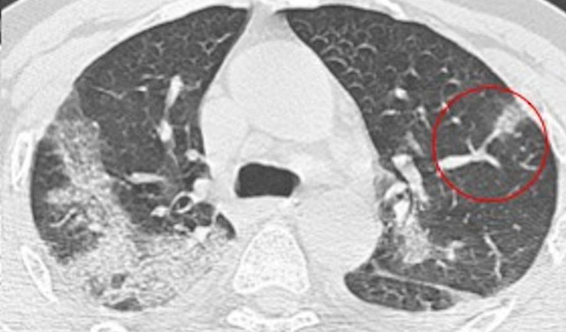
#> input picture COVID19_Lung_CT/CT_COVID/2019-novel-Coronavirus-severe-adult-respiratory-dist_2020_International-Jour-p3-89%1.png, 566 x 332 px; its folder holds only this picture in this run
$ jupyter execute --allow-errors classifier.ipynb
#> lines starting #> are read from the running program, lines starting #| are printed output that depends on the picture
## Importing Required Packages

[cell 1]
import os
import numpy as np
import cv2
import matplotlib.pyplot as plt
import pandas as pd
from sklearn.model_selection import train_test_split
from sklearn.svm import SVC
from sklearn.metrics import accuracy_score

## Setting up data extractor

[cell 2]
def get_files(path):
    file_list = []
    for path, directories, files in os.walk(path):
        file_list = files
        return file_list

## Extracting COVID-19 data, normalizing & then adding to dataframe

[cell 3]
c_path = "./COVID19_Lung_CT/CT_COVID"
c_files = get_files(c_path)
c_data = []

for img in c_files:
    img_raw = cv2.imread(f'{c_path}/{img}',0)
#> img_raw: shape (332, 566); min 55, max 255, mean 174.9
    img_norm = cv2.resize(img_raw,(20,20))
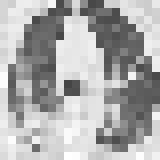
#> img_norm: shape (20, 20) (shown 8 times larger); min 69, max 255, mean 172.6
    img_flat = np.array(img_norm).flatten()
#> img_flat = 400 values, max 255 at index 388, min 69 at index 208, mean 172.6
    c_data.append([img_flat,1])

print(len(c_data))
#| 1

[cell 4]
#pd.set_option("max_rows", None)
df = pd.DataFrame(c_data, columns = ['img_data', 'label'])
#> df = table of 1 rows and 2 columns
df
#> Out = table of 1 rows and 2 columns

## Extracting Non COVID-19 data, normalizing & then adding to dataframe

[cell 5]
nc_path = "./COVID19_Lung_CT/CT_NonCOVID"
nc_files = get_files(nc_path)

$ run again, on COVID19_Lung_CT/CT_COVID/2020.02.10.20021584-p6-52%5.png
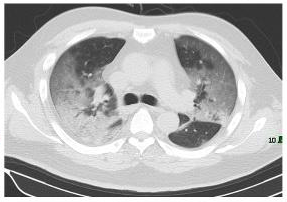
#> input picture COVID19_Lung_CT/CT_COVID/2020.02.10.20021584-p6-52%5.png, 287 x 202 px
#> `img_norm = cv2.resize(img_raw,(20,20))`:
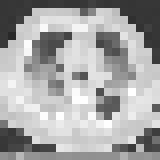
#> img_norm: shape (20, 20) (shown 8 times larger); min 41, max 255, mean 166.8
#> img_flat = 400 values, max 255 at index 236, min 41 at index 81, mean 166.8
#| 1
#> df = table of 1 rows and 2 columns

$ run again, on COVID19_Lung_CT/CT_COVID/2020.02.10.20021584-p6-52%6.png
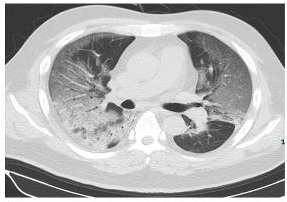
#> input picture COVID19_Lung_CT/CT_COVID/2020.02.10.20021584-p6-52%6.png, 287 x 202 px
#> `img_norm = cv2.resize(img_raw,(20,20))`:
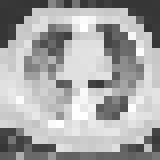
#> img_norm: shape (20, 20) (shown 8 times larger); min 52, max 255, mean 166.8
#> img_flat = 400 values, max 255 at index 70, min 52 at index 5, mean 166.8
#| 1
#> df = table of 1 rows and 2 columns

$ run again, on COVID19_Lung_CT/CT_COVID/2020.02.10.20021584-p6-52%7.png
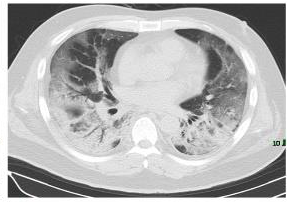
#> input picture COVID19_Lung_CT/CT_COVID/2020.02.10.20021584-p6-52%7.png, 287 x 202 px
#> `img_norm = cv2.resize(img_raw,(20,20))`:
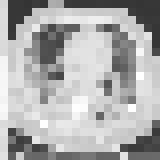
#> img_norm: shape (20, 20) (shown 8 times larger); min 52, max 255, mean 173.1
#> img_flat = 400 values, max 255 at index 197, min 52 at index 3, mean 173.1
#| 1
#> df = table of 1 rows and 2 columns

$ run again, on COVID19_Lung_CT/CT_COVID/2020.01.24.919183-p27-135.png
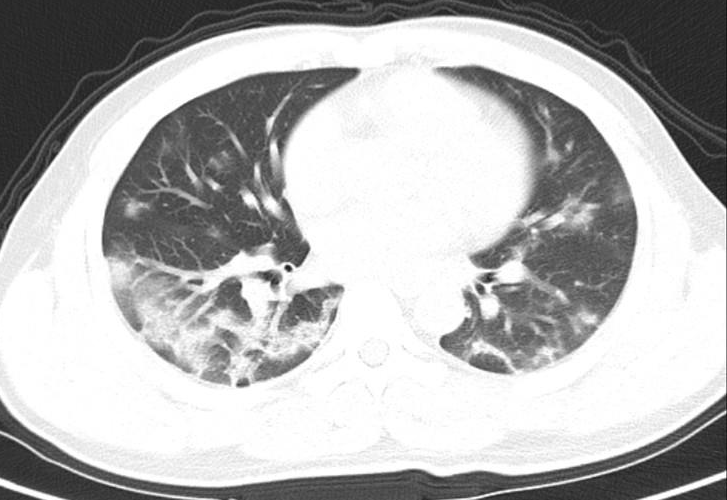
#> input picture COVID19_Lung_CT/CT_COVID/2020.01.24.919183-p27-135.png, 727 x 500 px
#> img_raw is the input picture: shape (500, 727); min 16, max 255, mean 181.4
#> `img_norm = cv2.resize(img_raw,(20,20))`:
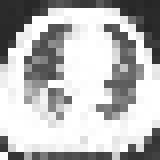
#> img_norm: shape (20, 20) (shown 8 times larger); min 38, max 255, mean 183.2
#> img_flat = 400 values, max 255 at index 28, min 38 at index 18, mean 183.2
#| 1
#> df = table of 1 rows and 2 columns
